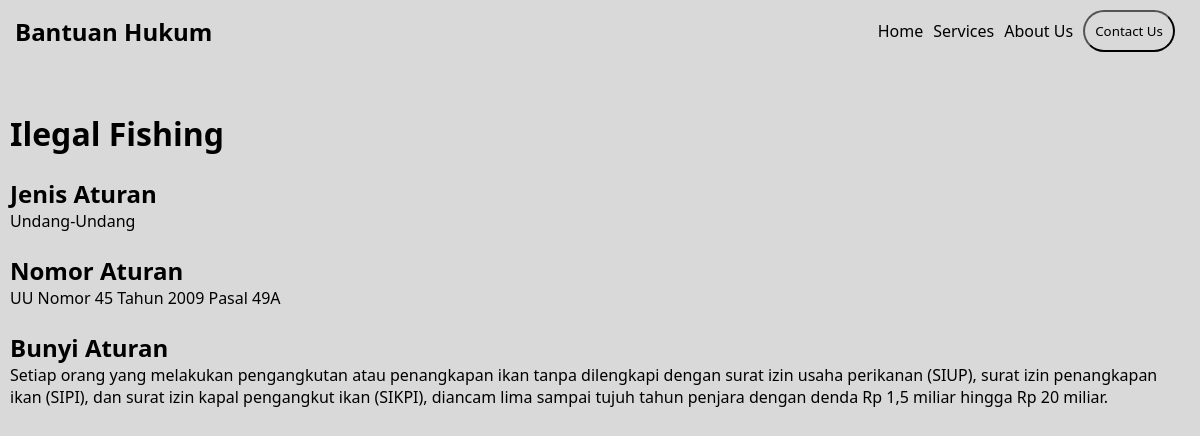
The page /aturan/index.php?id=3 on the database its author committed.
### tables this page shows
CREATE TABLE `aturan` (
  `id` int(11) NOT NULL,
  `nama` varchar(50) NOT NULL,
  `jenis` varchar(20) NOT NULL,
  `aturan` varchar(50) NOT NULL,
  `bunyi` text NOT NULL,
  `keyword` varchar(255) NOT NULL
);

### aturan/index.php (the view, shortened to what this page needs)
<?php
    require '../script/conn.php';
    $id = $_GET["id"];
    $query = "SELECT * FROM `aturan` WHERE `id`='$id';";
    $result = mysqli_query($conn, $query);
    $row = mysqli_fetch_row($result);
?>
<!DOCTYPE html>
<html lang="en">
<head>
    <link rel="stylesheet" href="/style/aturan.css">
</head>
<body>
    <nav>
        <a href="/"><h1>Bantuan Hukum</h1></a>
        <div class="nav-wrapper">
            <div class="nav-list">
                <a href="">Home</a>
                <a href="">Services</a>
                <a href="">About Us</a>
            </div>
            <a href=""><button>Contact Us</button></a>
        </div>
    </nav>
    <article>
        <section>
            <h1><?= $row[1]; ?></h1><br>
            <h2>Jenis Aturan</h2>
            <p><?= $row[2]; ?></p><br>
            <h2>Nomor Aturan</h2>
            <p><?= $row[3]; ?></p><br>
            <h2>Bunyi Aturan</h2>
            <p><?= $row[4]; ?></p><br>
        </section>
    </article>
</body>
</html>

### style/aturan.css (style rules this page uses)
* { margin: 0; font-family: 'Segoe UI', Tahoma, Geneva, Verdana, sans-serif; }
body { background-color: #D9D9D9; }
a { text-decoration: none; color: inherit; }
button { background-color: transparent; border-radius: 25px; padding: 10px; cursor: pointer; }
nav { display: flex; align-items: center; text-align: center; justify-content: space-between; margin: 10px 15px; }
nav div a { margin-right: 10px; }
.nav-wrapper { display: flex; align-items: center; text-align: center; }
.nav-list { display: none; }
article { margin: 10px; margin-bottom: 50px; padding-top: 50px; display: flex; justify-content: center; }
article h1 { font-size: 2em; }
@media screen and (min-width: 600px) { .nav-list { display: flex; } }

### rows shown on the page
aturan: nama "Ilegal Fishing", jenis "Undang-Undang", aturan "UU Nomor 45 Tahun 2009 Pasal 49A", bunyi "Setiap orang yang melakukan pengangkutan atau penangkapan ikan tanpa dilengkapi dengan surat izin usaha perikanan (SIUP), surat izin penangkapan ikan (SIPI), dan surat izin kapal pengangkut ikan (SIKPI), diancam lima sampai tujuh tahun penjara dengan denda Rp 1,5 miliar hingga Rp 20 miliar."
